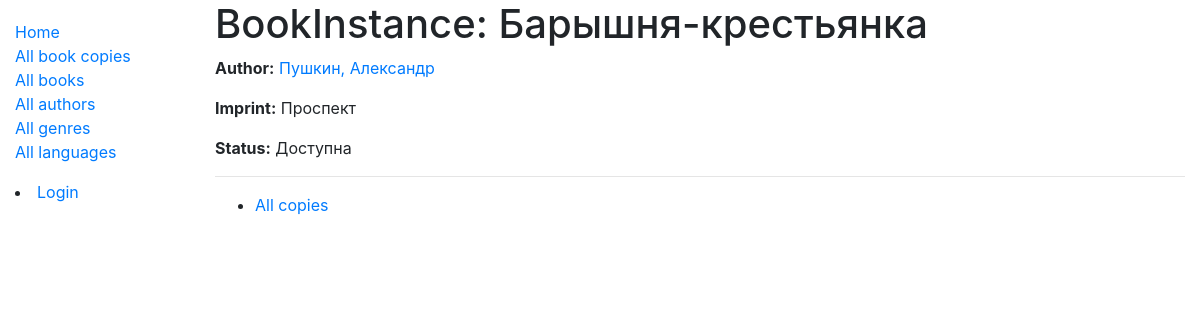
Page /catalog/bookinstance/bde56b9f-6f22-4e31-9c43-45b6793489c0 on the committed database.
### catalog/models.py (models this page shows, shortened)
class BookInstance(models.Model):
    id = models.UUIDField(primary_key=True, default=uuid.uuid4, help_text='Уникальный идентификатор этого экземпляра книги в библиотеке.')
    book = models.ForeignKey('Book', verbose_name='Книга', on_delete=models.RESTRICT, null=True)
    imprint = models.CharField('Штамп', max_length=200, help_text='Информация об экземпляре. Например, издательство, переводчик, год, номер экземпляра в библиотеке')
    due_back = models.DateField(verbose_name='Дата возврата', null=True, blank=True, help_text='Дата ожидаемого возврата книги.')
    borrower = models.ForeignKey(User, verbose_name='Читатель', on_delete=models.SET_NULL, null=True, blank=True, help_text='Читатель, арендующий книгу.')
    LOAN_STATUS = (
        ('m', 'На оформлении'),
        ('o', 'Выдана'),
        ('a', 'Доступна'),
        ('r', 'В резерве'),
    )
    status = models.CharField('Доступность', max_length=1, choices=LOAN_STATUS, blank=True, default='d', help_text='Статус доступности книги')
    class Meta:
        ordering = ['due_back']
        permissions = (("can_mark_returned", "Set book as returned"),)

class Book(models.Model):
    title = models.CharField('Наименование', max_length=200, help_text='')
    author = models.ForeignKey('Author', verbose_name='Автор', on_delete=models.RESTRICT, null=True, help_text='')
    summary = models.TextField('О книге', max_length=1000, help_text='')
    isbn = models.CharField('ISBN', max_length=13, unique=True, help_text='')
    genre = models.ManyToManyField('Genre', verbose_name='Жанр', help_text='')
    language = models.ForeignKey('Language', verbose_name='Язык', on_delete=models.SET_NULL, null=True, help_text='')
    class Meta:
        ordering = ['title', 'author']
        permissions = (("can_change_books_data", "Add, edit, delete books"),)
    def display_genre(self):
        return ', '.join([genre.name for genre in self.genre.all()[:3]])
    display_genre.short_description = 'Жанр произведения'
    def get_absolute_url(self):
        return reverse('book-detail', args=[str(self.id)])

class Author(models.Model):
    first_name = models.CharField('Имя', max_length=100, help_text='')
    last_name = models.CharField('Фамилия', max_length=100, help_text='')
    date_of_birth = models.DateField('Дата рождения', null=True, blank=True, help_text='')
    date_of_death = models.DateField('Дата смерти', null=True, blank=True, help_text='')
    class Meta:
        ordering = ['last_name', 'first_name']
        permissions = (("can_change_authors_data", "Add, edit, delete authors"),)
    def get_absolute_url(self):
        return reverse('author-detail', args=[str(self.id)])
    def __str__(self):
        return f'{self.last_name}, {self.first_name}'

### catalog/views.py (the view)
# urls.py: path('bookinstance/<uuid:pk>', views.BookInstanceDetailView.as_view(),
class BookInstanceDetailView(generic.DetailView):
    model = BookInstance

### catalog/templates/catalog/bookinstance_detail.html (shortened to what this page needs)
{% extends "base_generic.html" %}
{% block content %}
<h1>BookInstance: {{ bookinstance.book.title }}</h1>
<p><strong>Author:</strong> <a href="{{ bookinstance.book.author.get_absolute_url }}">{{ bookinstance.book.author }}</a></p>
<p><strong>Imprint:</strong> {{ bookinstance.imprint }}</p>
<p><strong>Status:</strong> {{ bookinstance.get_status_display }} {% if bookinstance.status != 'a' %} (Due: {{bookinstance.due_back}}){% endif %}</p>
<hr>
<ul>
  <li>
    <a href="{{ bookinstance.book.get_absolute_url }}">All copies</a></p>
  </li>
</ul>
{% endblock %}
{% block sidebar %}
  {{ block.super }}
{% endblock %}

### rows in the picture
BookInstance: book "Барышня-крестьянка", book.author "Пушкин, Александр", imprint "Проспект", status "Доступна"
